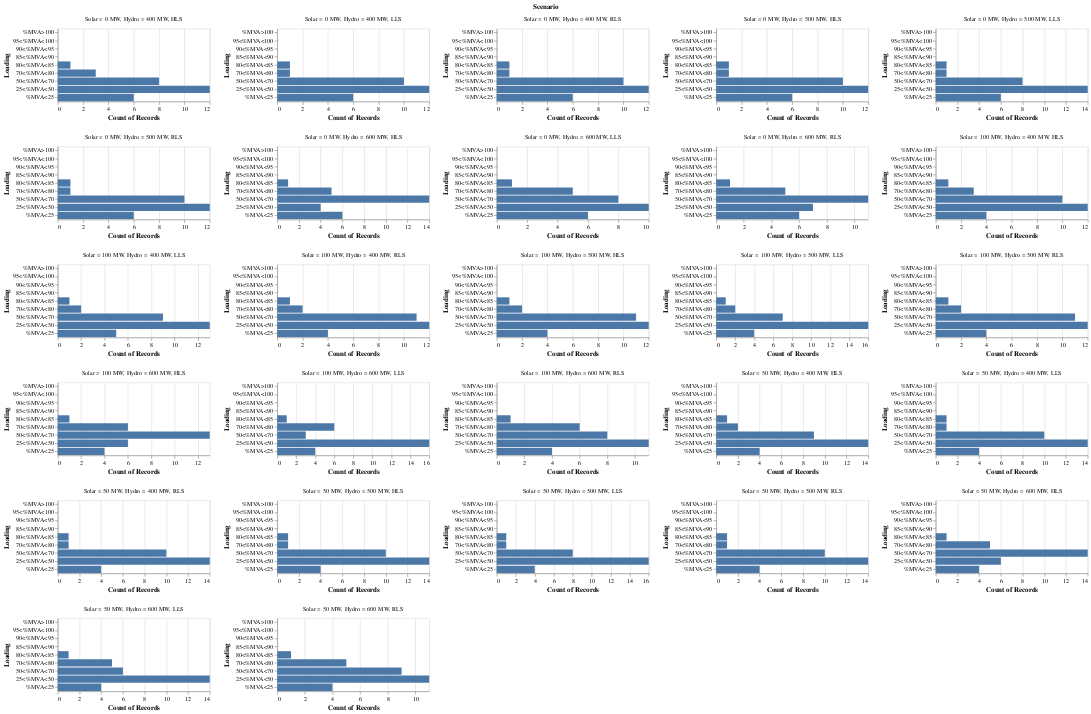

Write notebook code for a chart like this one.
### Markdown cell above
A histogram for each scenario is plotted to check the no of transformer branches in the above defined loading bracket

### Code cell
alt.Chart(data).mark_bar().encode(
    alt.Y('Loading',scale = alt.Scale(domain=['%MVA>100','95<%MVA<100','90<%MVA<95','85<%MVA<90','80<%MVA<85','70<%MVA<80','50<%MVA<70','25<%MVA<50','%MVA<25'])),
    alt.X('count()')).properties(height = 120, width = 250).facet('Scenario',columns=5).resolve_scale(x='independent', y = 'independent')

### Figure 1 — Vega-Lite specification as saved in the notebook (floating-point values rounded to 4 significant figures; data arrays with more than 128 entries replaced by an {"elided": "..."} marker saying what was removed)
{"config": {"view": {"continuousWidth": 300, "continuousHeight": 300}}, "data": {"name": "data-dab028a08e4206acd468d2daea92d955"}, "facet": {"field": "Scenario", "type": "nominal"}, "spec": {"mark": {"type": "bar"}, "encoding": {"x": {"aggregate": "count", "type": "quantitative"}, "y": {"field": "Loading", "scale": {"domain": ["%MVA>100", "95<%MVA<100", "90<%MVA<95", "85<%MVA<90", "80<%MVA<85", "70<%MVA<80", "50<%MVA<70", "25<%MVA<50", "%MVA<25"]}, "type": "nominal"}}, "height": 120, "width": 250}, "columns": 5, "resolve": {"scale": {"x": "independent", "y": "independent"}}, "$schema": "https://vega.github.io/schema/vega-lite/v5.20.1.json", "datasets": {"data-dab028a08e4206acd468d2daea92d955": {"elided": "810 records"}}}
